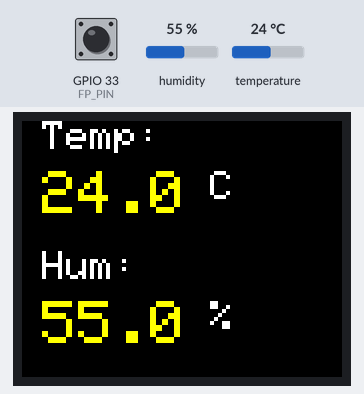
Simulated run of this sketch. Board: ESP32. Parts: 160×128 colour display. The test bench sets the inputs (shaded band); at power-on: humidity 55 %, temperature 24 °C, GPIO 33 (FP_PIN) HIGH. WiFi joins after 1.5 s; servers stay silent unless stated; I2S audio is not simulated (input reads silence); what the sketch prints to the serial monitor is not drawn.

Above: at 3.6 s.
3.7 s: humidity set to 22 %
At 7.7 s:
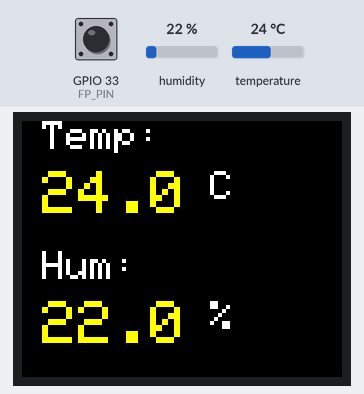
8.6 s: temperature set to 12 °C
At 12.0 s:
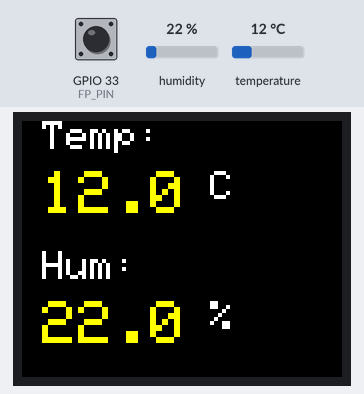
13.5 s: humidity set to 40 %
At 16.3 s:
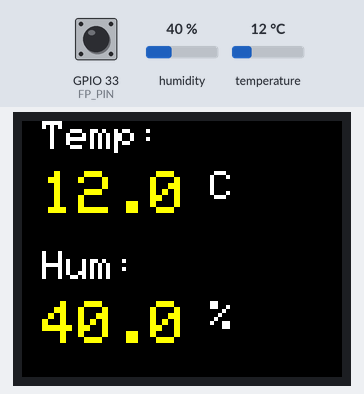
18.4 s: temperature set to 19 °C
At 19.5 s:
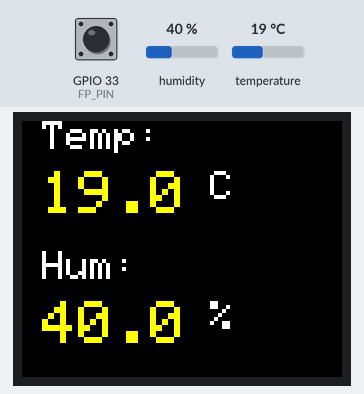
Timing chart, 0 to 21.4 s (numbered marks = the images above; inputs shaded):
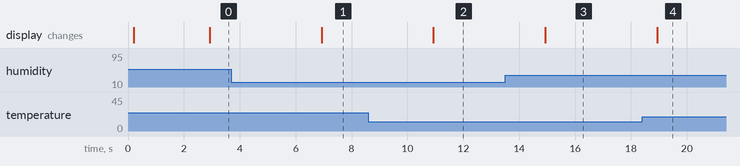

Measured:
- after the input at 3.7 s, the display: changes after 3.2 s (image 1)
- after the input at 8.6 s, the display: changes after 2.3 s (image 2)
- after the input at 13.5 s, the display: changes after 1.4 s (image 3)
- after the input at 18.4 s, the display: changes after 0.54 s (image 4)

The sketch:

STM32.ino
```cpp
#include <SPI.h>
#include <Adafruit_GFX.h>
#include <Adafruit_ST7735.h>
#include <DHT.h>
#include <WiFi.h>
#include <ArduinoWebsockets.h>
#include "driver/i2s.h"

using namespace websockets;

#ifndef FP_PIN
#define FP_PIN 33
#endif
volatile bool fpFlag = false;

#define DHTPIN 27
#define DHTTYPE DHT11
DHT dht(DHTPIN, DHTTYPE);

#define TFT_CS   5
#define TFT_DC   21
#define TFT_RST  4
#define TFT_SCLK 18
#define TFT_MOSI 23

Adafruit_ST7735 tft = Adafruit_ST7735(TFT_CS, TFT_DC, TFT_MOSI, TFT_SCLK, TFT_RST);

enum ScreenMode { SHOW_DHT, SHOW_FP };
ScreenMode screenMode = SHOW_DHT;

unsigned long fpUntilMs = 0;
const unsigned long FP_SHOW_TIME = 3000;

unsigned long lastDhtMs = 0;
const unsigned long DHT_PERIOD = 2000;

void printDHT(int x, int y, const char* label, float value, const char* unit) {
  tft.setCursor(x, y);
  tft.setTextSize(2);
  tft.setTextColor(ST77XX_WHITE);
  tft.print(label);

  tft.setTextSize(3);
  tft.setCursor(x, y + 25);
  tft.setTextColor(ST77XX_YELLOW);

  tft.fillRect(x, y + 25, 90, 28, ST77XX_BLACK);
  tft.fillRect(x + 90, y + 25, 30, 28, ST77XX_BLACK);

  if (isnan(value)) tft.print("--");
  else tft.print(value, 1);

  tft.setTextSize(2);
  tft.setTextColor(ST77XX_WHITE);
  tft.print(unit);
}

void IRAM_ATTR fpISR() {
  fpFlag = true;
}

void showDhtScreenBase() {
  tft.fillScreen(ST77XX_BLACK);
}

void setup_dht() {
  Serial.begin(115200);
  delay(200);

  dht.begin();

  tft.initR(INITR_BLACKTAB);
  tft.setRotation(1);
  tft.fillScreen(ST77XX_BLACK);

  pinMode(FP_PIN, INPUT_PULLUP);
  attachInterrupt(digitalPinToInterrupt(FP_PIN), fpISR, FALLING);

  showDhtScreenBase();
}

void loop_dht() {
  unsigned long now = millis();

  if (screenMode == SHOW_FP) {
    if ((long)(now - fpUntilMs) >= 0) {
      screenMode = SHOW_DHT;
      showDhtScreenBase();
      lastDhtMs = 0;
    }
    return;
  }

  if (now - lastDhtMs >= DHT_PERIOD) {
    lastDhtMs = now;

    float h = dht.readHumidity();
    float t = dht.readTemperature();

    if (isnan(h) || isnan(t)) {
      Serial.println("Failed to read from DHT11!");
    } else {
      Serial.print("Temp: "); Serial.print(t); Serial.print(" C  ");
      Serial.print("Hum: "); Serial.print(h); Serial.println(" %");
    }

    printDHT(10, 0,  "Temp:", t, " C");
    printDHT(10, 65, "Hum:",  h, " %");
  }
}

const char* WIFI_SSID = "NiMaRhM Honor";
const char* WIFI_PASS = "nimarhm123";

const char* SERVER_IP = "10.91.52.239";

String WS_AUDIO_URL;
String WS_DEVICE_URL;

#define I2S_WS   25
#define I2S_SD   32
#define I2S_SCK  26

static const int SAMPLE_RATE = 16000;
static const int CHUNK_MS = 40;
static const int SAMPLES_PER_CHUNK = (SAMPLE_RATE * CHUNK_MS) / 1000;

static const int CHUNK_BYTES_IN  = SAMPLES_PER_CHUNK * 4;
static const int CHUNK_BYTES_OUT = SAMPLES_PER_CHUNK * 2;

static int32_t i2s_in[SAMPLES_PER_CHUNK];
static int16_t pcm16[SAMPLES_PER_CHUNK];

WebsocketsClient wsAudio;
WebsocketsClient wsDevice;

volatile bool audioConnected  = false;
volatile bool deviceConnected = false;

volatile bool recording = false;

void i2s_init_inmp441() {
  i2s_config_t i2s_config = {
    .mode = (i2s_mode_t)(I2S_MODE_MASTER | I2S_MODE_RX),
    .sample_rate = SAMPLE_RATE,
    .bits_per_sample = I2S_BITS_PER_SAMPLE_32BIT,
    .channel_format = I2S_CHANNEL_FMT_ONLY_LEFT,
    .communication_format = I2S_COMM_FORMAT_STAND_I2S,
    .intr_alloc_flags = ESP_INTR_FLAG_LEVEL1,
    .dma_buf_count = 16,
    .dma_buf_len = 512,
    .use_apll = false,
    .tx_desc_auto_clear = false,
    .fixed_mclk = 0
  };

  i2s_pin_config_t pin_config = {
    .bck_io_num = I2S_SCK,
    .ws_io_num = I2S_WS,
    .data_out_num = -1,
    .data_in_num = I2S_SD
  };

  i2s_driver_install(I2S_NUM_0, &i2s_config, 0, NULL);
  i2s_set_pin(I2S_NUM_0, &pin_config);
  i2s_zero_dma_buffer(I2S_NUM_0);

  Serial.println("[I2S] initialized");
}

void ws_audio_init() {
  wsAudio.onEvent([](WebsocketsEvent event, String data) {
    if (event == WebsocketsEvent::ConnectionOpened) {
      audioConnected = true;
      Serial.println("[WS AUDIO] connected");

      if (recording) {
        wsAudio.send("START");
      }

    } else if (event == WebsocketsEvent::ConnectionClosed) {
      audioConnected = false;
      Serial.println("[WS AUDIO] disconnected");
    }
  });

  wsAudio.connect(WS_AUDIO_URL);
}

void ws_device_init() {
  wsDevice.onEvent([](WebsocketsEvent event, String data) {
    if (event == WebsocketsEvent::ConnectionOpened) {
      deviceConnected = true;
      Serial.println("[WS DEVICE] connected");
      wsDevice.send("HELLO ESP32");

    } else if (event == WebsocketsEvent::ConnectionClosed) {
      deviceConnected = false;
      Serial.println("[WS DEVICE] disconnected");
    }
  });

  wsDevice.onMessage([](WebsocketsMessage msg) {
    if (!msg.isText()) return;

    String cmd = msg.data();
    cmd.trim();
    cmd.toUpperCase();

    if (cmd == "START") {
      recording = true;
      Serial.println("[CMD] START -> recording ON");

      if (audioConnected) wsAudio.send("START");

      if (deviceConnected) wsDevice.send("REC:ON");

    } else if (cmd == "STOP") {
      recording = false;
      Serial.println("[CMD] STOP -> recording OFF");

      if (audioConnected) wsAudio.send("STOP");

      if (deviceConnected) wsDevice.send("REC:OFF");
    }
  });

  wsDevice.connect(WS_DEVICE_URL);
}

void mic_send_chunk_ws() {
  if (!recording || !audioConnected) return;

  size_t bytesRead = 0;
  esp_err_t err = i2s_read(I2S_NUM_0, (void*)i2s_in, CHUNK_BYTES_IN, &bytesRead, portMAX_DELAY);
  if (err != ESP_OK || bytesRead != CHUNK_BYTES_IN) return;

  for (int i = 0; i < SAMPLES_PER_CHUNK; i++) {
    pcm16[i] = (int16_t)(i2s_in[i] >> 14);
  }

  wsAudio.sendBinary((const char*)pcm16, CHUNK_BYTES_OUT);
}

void ws_reconnect_if_needed() {
  static unsigned long lastTryAudio  = 0;
  static unsigned long lastTryDevice = 0;

  if (!audioConnected && millis() - lastTryAudio > 2000) {
    lastTryAudio = millis();
    Serial.println("[WS AUDIO] reconnect...");
    wsAudio.connect(WS_AUDIO_URL);
  }

  if (!deviceConnected && millis() - lastTryDevice > 2000) {
    lastTryDevice = millis();
    Serial.println("[WS DEVICE] reconnect...");
    wsDevice.connect(WS_DEVICE_URL);
  }
}

void setup_audio() {
  Serial.begin(115200);
  delay(200);

  WS_AUDIO_URL  = String("ws://") + SERVER_IP + ":8765/audio";
  WS_DEVICE_URL = String("ws://") + SERVER_IP + ":8765/device";

  WiFi.begin(WIFI_SSID, WIFI_PASS);
  Serial.print("[WiFi] connecting");
  while (WiFi.status() != WL_CONNECTED) {
    delay(300);
    Serial.print(".");
  }
  Serial.println("\n[WiFi] connected");
  Serial.print("[WiFi] IP: ");
  Serial.println(WiFi.localIP());

  i2s_init_inmp441();

  ws_audio_init();
  ws_device_init();

  Serial.println("Ready. Use Teacher Panel buttons (Start/Stop).");
}

void loop_audio() {
  wsAudio.poll();
  wsDevice.poll();

  mic_send_chunk_ws();

  ws_reconnect_if_needed();
}

void setup() {
  setup_dht();
  setup_audio();
}

void loop() {
  loop_audio();
  loop_dht();
}
```
